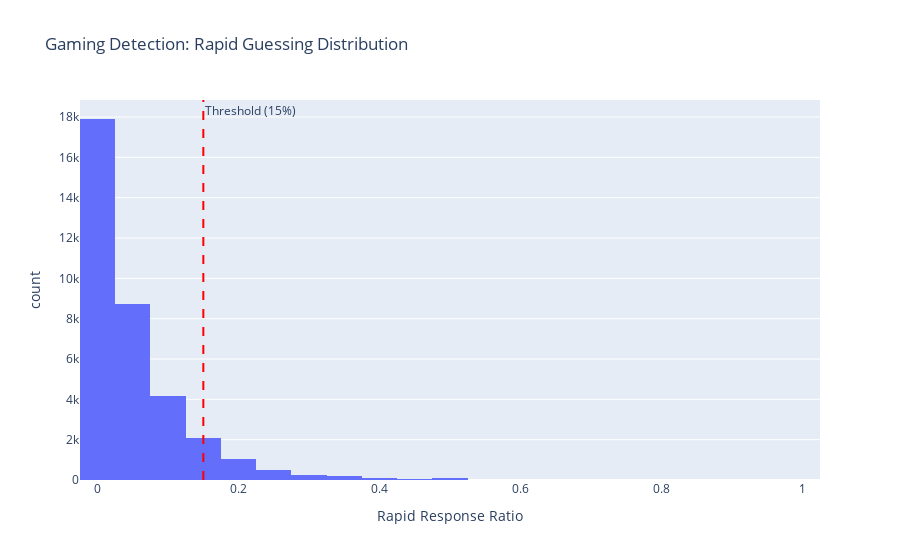

Notebook code cell kept with this figure:
### Markdown cell above
## Cell 13: Gaming Alert Heatmap

### Code cell
# Compute rapid guessing ratio per student
gaming_stats = events_df.groupby('user_id').agg({
    'latency_ms': lambda x: (x < 5000).mean()
}).rename(columns={'latency_ms': 'rapid_ratio'})

fig = px.histogram(
    gaming_stats,
    x='rapid_ratio',
    nbins=30,
    title='Gaming Detection: Rapid Guessing Distribution',
    labels={'rapid_ratio': 'Rapid Response Ratio'}
)

# Add threshold line
fig.add_vline(x=0.15, line_dash="dash", line_color="red", 
              annotation_text="Threshold (15%)")

fig.show()

### Figure 1 — Plotly figure (JSON) as saved in the notebook; plotly's stock layout.template omitted (floating-point values rounded to 4 significant figures; data arrays with more than 128 entries replaced by an {"elided": "..."} marker saying what was removed)
{"data": [{"bingroup": "x", "hovertemplate": "Rapid Response Ratio=%{x}<br>count=%{y}<extra></extra>", "legendgroup": "", "marker": {"color": "#636efa", "pattern": {"shape": ""}}, "name": "", "nbinsx": 30, "orientation": "v", "showlegend": false, "type": "histogram", "x": {"elided": "35192 float values"}, "xaxis": "x", "yaxis": "y"}], "layout": {"annotations": [{"showarrow": false, "text": "Threshold (15%)", "x": 0.15, "xanchor": "left", "xref": "x", "y": 1, "yanchor": "top", "yref": "y domain"}], "barmode": "relative", "legend": {"tracegroupgap": 0}, "shapes": [{"line": {"color": "red", "dash": "dash"}, "type": "line", "x0": 0.15, "x1": 0.15, "xref": "x", "y0": 0, "y1": 1, "yref": "y domain"}], "title": {"text": "Gaming Detection: Rapid Guessing Distribution"}, "xaxis": {"anchor": "y", "domain": [0, 1], "title": {"text": "Rapid Response Ratio"}}, "yaxis": {"anchor": "x", "domain": [0, 1], "title": {"text": "count"}}}}
